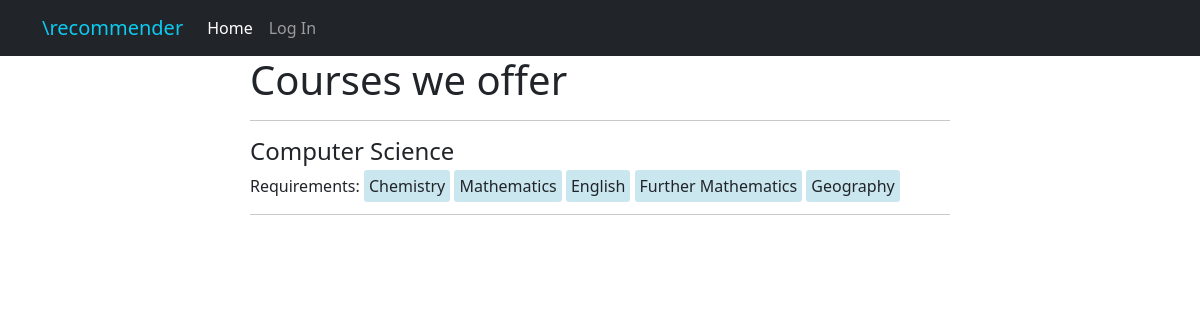
The app's page /offered-courses/, older data.
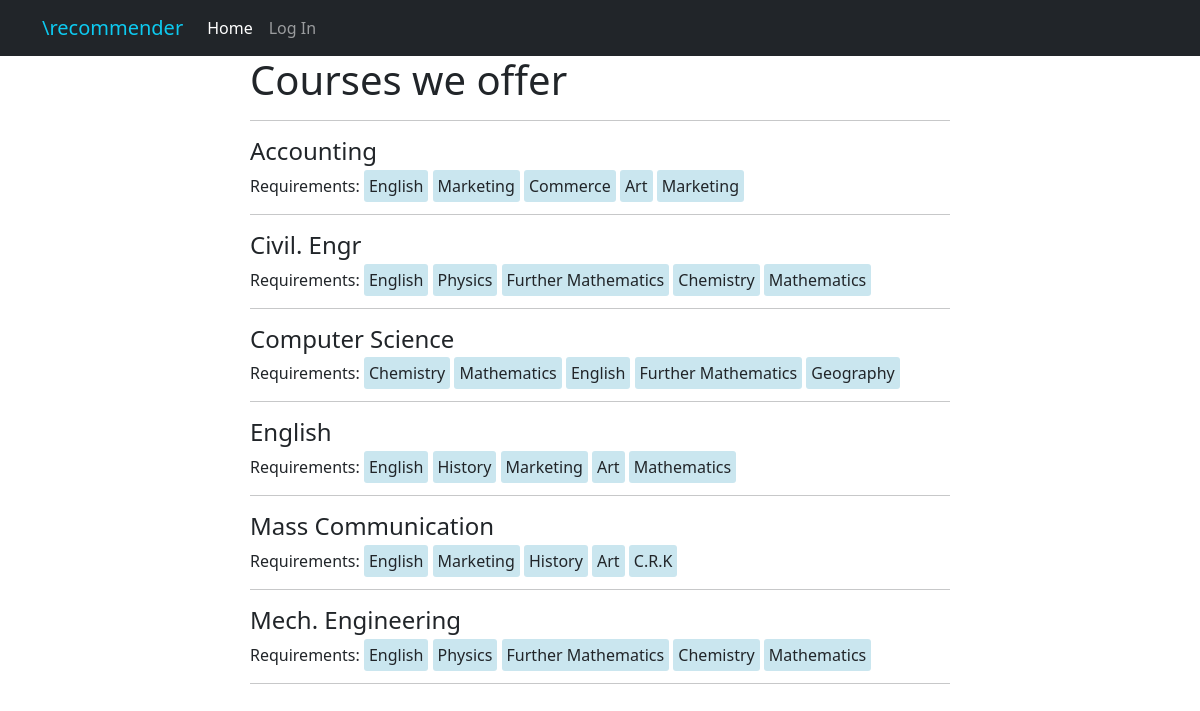
The same page, newer data.
### models/models.py (models this page shows, shortened)
class BaseMixin:
    _id = db.Column(db.Integer, primary_key=True)
    is_deleted = db.Column(db.Boolean, default=False)
    @property
    def pk(self):
        return self._id

class Course(db.Model, BaseMixin):
    __tablename__  = "course"
    course_title = db.Column(db.String(50), nullable = False, unique = True)
    course_code = db.Column(db.Integer, unique = True)
    is_full = db.Column(db.Boolean, default=False)
    max_candidate = db.Column(db.Integer, nullable=False)
    jamb = db.relationship("AdminJamb", backref="course", lazy=True, uselist = False)
    count = db.Column(db.Integer, default=0)
    waec = db.relationship("WaecSubject", backref="course", lazy=True)
    min_aggr = db.Column(db.Float, default=50.00)
    category_id = db.Column(db.Integer, db.ForeignKey('course_category._id'))

class WaecSubject(db.Model, BaseMixin):
    __tablename__ = "waecsubject"
    name = db.Column(db.String(50), nullable = False)
    is_compulsory = db.Column(db.Boolean, default=False)
    course_id = db.Column(db.Integer, db.ForeignKey('course._id'))
    grade_id = db.Column(db.Integer, db.ForeignKey('grade._id'))

### school/urls.py (the view)
@school.route("/offered-courses/")
def offer():
    page = request.args.get("page", 1, type=int)
    courses = Course.query.order_by(Course.course_title.asc()).paginate(page=page).items
    return render("courses.html", courses=courses)

### main.py (called while the page is built)
@app.context_processor
def context_processor():
    return {"auth": auth}

### templates/courses.html (shortened to what this page needs)
{% extends "base.html" %}
{% block head %}
<link rel="stylesheet" href="{{url_for('static', filename='css/course.css')}}">
{% endblock %}
{% block content %}
<h1>Courses we offer</h1>
<hr>
<div>
	{% for course in courses %}
		<blockquote>
			<h4>{{course.course_title}}</h4>
			<p>Requirements:
				{% for sub in course.waec %}
					<span class="sub">{{sub.name}}</span>
				{% endfor %}
			</p>
		</blockquote>
		<hr>
	{% endfor %}
</div>
{% endblock %}

### templates/base.html (shortened to what this page needs)
<!DOCTYPE html>
<html lang="en">
<head>
    <link href="https://cdn.jsdelivr.net/npm/bootstrap@5.3.1/dist/css/bootstrap.min.css" rel="stylesheet">
    <link rel="stylesheet" type="text/css" href="{{url_for('static', filename='css/base.css')}}">
    {% block head %}
    {% endblock %}
</head>
<body id="body">
    <nav class="navbar navbar-expand-lg navbar-dark bg-dark" id="nav">
        <div class="container ml-5">
            <a class="navbar-brand text-info" href="#">\recommender</a>
            <div class="collapse navbar-collapse" id="navbarNav">
                <ul class="navbar-nav">
                    <li class="nav-item">
                        <a class="nav-link active" aria-current="page" href="{{url_for('school.index')}}">Home</a>
                    </li>
                    <li class="nav-item">
                        <a class="nav-link usp" href="{{url_for('users.login')}}">Log In</a>
                    </li>
                </ul>
            </div>
        </div>
    </nav>
    <section class="content-section ajx">
        {% block content %}
        {% endblock %}
    </section>
</body>
</html>

### static/css/base.css (style rules this page uses)
.ajx { display: flex !important; align-items: center; justify-content: center; }

### static/css/course.css (style rules this page uses)
.ajx { display: block !important; padding: 10px; }
.sub { background-color: #add8e6a3; padding: 5px; border-radius: 3px; }
@media screen and (min-width:800px) { .ajx { padding: 0px 250px; } }

Row changes from the older to the newer data that the page shows:
added Course: course_title "Accounting"
added WaecSubject: name "English", shown under "Accounting"
added WaecSubject: name "Marketing", shown under "Accounting"
added WaecSubject: name "Commerce", shown under "Accounting"
added WaecSubject: name "Art", shown under "Accounting"
added WaecSubject: name "Marketing", shown under "Accounting"
added Course: course_title "Civil. Engr"
added WaecSubject: name "English", shown under "Civil. Engr"
added WaecSubject: name "Physics", shown under "Civil. Engr"
added WaecSubject: name "Further Mathematics", shown under "Civil. Engr"
added WaecSubject: name "Chemistry", shown under "Civil. Engr"
added WaecSubject: name "Mathematics", shown under "Civil. Engr"
added Course: course_title "English"
added WaecSubject: name "English"
added WaecSubject: name "History", shown under "English"
added WaecSubject: name "Marketing", shown under "English"
added WaecSubject: name "Art", shown under "English"
added WaecSubject: name "Mathematics", shown under "English"
added Course: course_title "Mass Communication"
added WaecSubject: name "English", shown under "Mass Communication"
added WaecSubject: name "Marketing", shown under "Mass Communication"
added WaecSubject: name "History", shown under "Mass Communication"
added WaecSubject: name "Art", shown under "Mass Communication"
added WaecSubject: name "C.R.K", shown under "Mass Communication"
added Course: course_title "Mech. Engineering"
added WaecSubject: name "English", shown under "Mech. Engineering"
added WaecSubject: name "Physics", shown under "Mech. Engineering"
added WaecSubject: name "Further Mathematics", shown under "Mech. Engineering"
added WaecSubject: name "Chemistry", shown under "Mech. Engineering"
added WaecSubject: name "Mathematics", shown under "Mech. Engineering"
